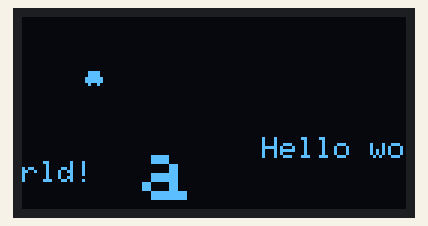
Recording of a sketch running on a simulated Arduino Uno, built with avr-gcc and run on an emulated ATmega328P. On the bench: 128×64 one-colour display.

Above: at 0.21 s.
At 4.86 s:
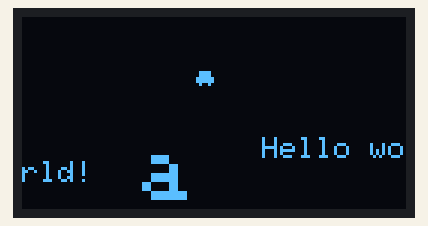
At 9.83 s:
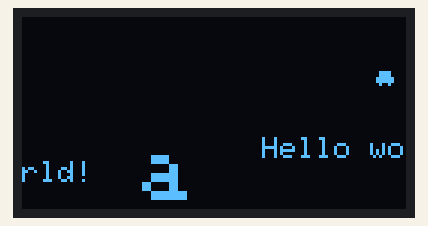
At 19.75 s:
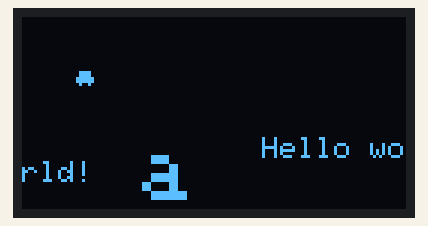
At 29.68 s:
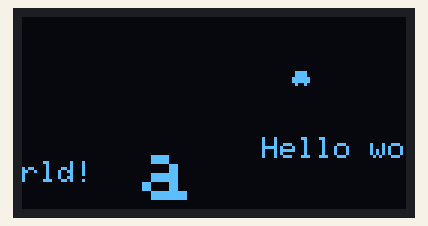
At 39.61 s:
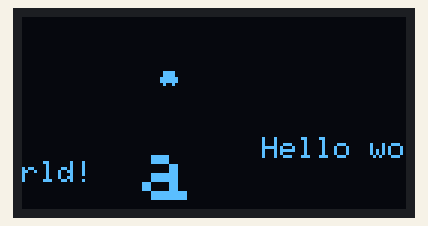

The sketch:

adv_output_1-1.ino
```cpp
#include <Adafruit_GFX.h>
#include <Adafruit_SSD1306.h>

#define SCREEN_WIDTH 128 // OLED display width, in pixels
#define SCREEN_HEIGHT 64 // OLED display height, in pixels

#define OLED_RESET     4 // Reset pin # (or -1 if sharing Arduino reset pin)
#define SCREEN_ADDRESS 0x3D ///< See datasheet for Address; 0x3D for 128x64, 0x3C for 128x32

// Instantiate SSD1306 driver display object
Adafruit_SSD1306 _display(SCREEN_WIDTH, SCREEN_HEIGHT, &Wire, OLED_RESET);

int _x = 0;
boolean movingRight = true;

void setup(){
  Serial.begin(9600);

  // Initialize the display. If it fails, print failure to Serial
  // and enter an infinite loop
  if (!_display.begin(SSD1306_SWITCHCAPVCC, 0x3D)) { // Address 0x3D for 128x64
    Serial.println(F("SSD1306 allocation failed"));
    for (;;); // Don't proceed, loop forever
  }
}

void loop(){
  // Clear the display
  _display.clearDisplay();

  if (_x + 26 >= 128) {
    movingRight = false;
  } else if (_x + 20 <= 0) {
    movingRight = true;
  }

  if (movingRight) {
    _x++;
  } else {
    _x--;
  }

  // Put in drawing routines
  // In this case, draw a circle at x,y location of 50,20 with a radius of 10
//  _display.fillCircle(50, 20, 10, SSD1306_WHITE);
//  _display.drawLine(10, 10, 40, 40, SSD1306_WHITE);
//  _display.fillCircle(100, 20, 10, SSD1306_BLACK);
//  _display.drawRect(40, 0, 100, 20, SSD1306_WHITE);

  _display.drawRect(20 + _x, 20, 6, 2, SSD1306_WHITE);
  _display.drawRect(21 +_x, 18, 4, 2, SSD1306_WHITE);
  _display.drawPixel(21 + _x, 22, SSD1306_WHITE);
  _display.drawPixel(24 + _x, 22, SSD1306_WHITE);

  _display.drawChar(40, 40, 'a', SSD1306_WHITE, SSD1306_BLACK, 3);

  _display.setTextColor(SSD1306_WHITE);
  _display.setCursor(80, 40);
  _display.print("Hello world!");

  // Render graphics buffer to screen
  _display.display();
}
```
